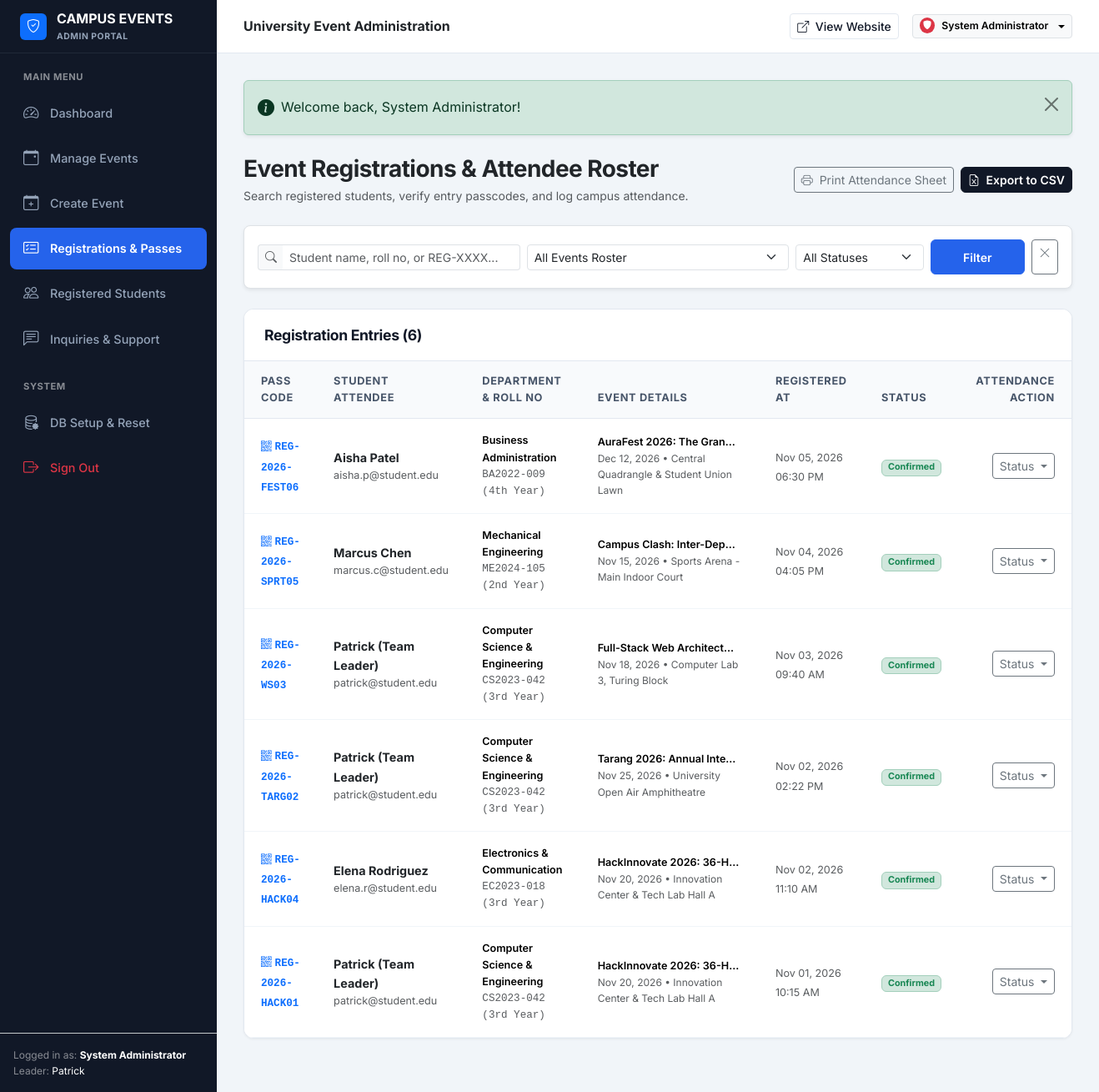
/admin/registrations.php (signed in), run on the app's committed database.
### tables this page shows
CREATE TABLE `users` (
  `id` INT AUTO_INCREMENT PRIMARY KEY,
  `name` VARCHAR(100) NOT NULL,
  `email` VARCHAR(150) NOT NULL UNIQUE,
  `password` VARCHAR(255) NOT NULL,
  `role` ENUM('admin', 'student') NOT NULL DEFAULT 'student',
  `roll_no` VARCHAR(50) DEFAULT NULL,
  `phone` VARCHAR(20) DEFAULT NULL,
  `department` VARCHAR(100) DEFAULT NULL,
  `year_of_study` VARCHAR(20) DEFAULT NULL,
  `avatar` VARCHAR(255) DEFAULT NULL,
  `status` ENUM('active', 'inactive') NOT NULL DEFAULT 'active',
  `created_at` TIMESTAMP DEFAULT CURRENT_TIMESTAMP
);

CREATE TABLE `registrations` (
  `id` INT AUTO_INCREMENT PRIMARY KEY,
  `event_id` INT NOT NULL,
  `user_id` INT NOT NULL,
  `registration_code` VARCHAR(50) NOT NULL UNIQUE,
  `registered_at` TIMESTAMP DEFAULT CURRENT_TIMESTAMP,
  `status` ENUM('confirmed', 'cancelled', 'attended') NOT NULL DEFAULT 'confirmed',
  `notes` TEXT DEFAULT NULL,
  `attended_at` DATETIME DEFAULT NULL,
  CONSTRAINT `fk_reg_event` FOREIGN KEY (`event_id`) REFERENCES `events` (`id`) ON DELETE CASCADE,
  CONSTRAINT `fk_reg_user` FOREIGN KEY (`user_id`) REFERENCES `users` (`id`) ON DELETE CASCADE,
  CONSTRAINT `unique_user_event` UNIQUE (`user_id`, `event_id`),
  INDEX `idx_reg_code` (`registration_code`)
);

CREATE TABLE `events` (
  `id` INT AUTO_INCREMENT PRIMARY KEY,
  `category_id` INT NOT NULL,
  `title` VARCHAR(255) NOT NULL,
  `slug` VARCHAR(255) NOT NULL UNIQUE,
  `short_description` VARCHAR(300) NOT NULL,
  `description` TEXT NOT NULL,
  `banner_image` VARCHAR(255) DEFAULT NULL,
  `event_date` DATE NOT NULL,
  `start_time` TIME NOT NULL,
  `end_time` TIME DEFAULT NULL,
  `venue` VARCHAR(150) NOT NULL,
  `registration_deadline` DATE NOT NULL,
  `total_seats` INT NOT NULL DEFAULT 100,
  `available_seats` INT NOT NULL DEFAULT 100,
  `price` DECIMAL(10, 2) NOT NULL DEFAULT 0.00,
  `status` ENUM('published', 'draft', 'completed', 'cancelled') NOT NULL DEFAULT 'published',
  `is_featured` TINYINT(1) NOT NULL DEFAULT 0,
  `coordinator_name` VARCHAR(100) NOT NULL,
  `coordinator_email` VARCHAR(150) NOT NULL,
  `coordinator_phone` VARCHAR(20) NOT NULL,
  `created_by` INT DEFAULT NULL,
  `created_at` TIMESTAMP DEFAULT CURRENT_TIMESTAMP,
  `updated_at` TIMESTAMP DEFAULT CURRENT_TIMESTAMP ON UPDATE CURRENT_TIMESTAMP,
  CONSTRAINT `fk_events_category` FOREIGN KEY (`category_id`) REFERENCES `categories` (`id`) ON DELETE CASCADE,
  CONSTRAINT `fk_events_creator` FOREIGN KEY (`created_by`) REFERENCES `users` (`id`) ON DELETE SET NULL,
  INDEX `idx_event_date` (`event_date`),
  INDEX `idx_status` (`status`),
  INDEX `idx_featured` (`is_featured`)
);

### admin/registrations.php (the view, shortened to what the rows shown need)
<?php
require_once __DIR__ . '/../../includes/functions.php';
require_admin();
$db = getDB();
$sql = "
    SELECT r.*,
           u.name AS student_name, u.email AS student_email, u.roll_no, u.department, u.year_of_study, u.phone AS student_phone,
           e.title AS event_title, e.event_date, e.start_time, e.venue
    FROM registrations r
    JOIN users u ON r.user_id = u.id
    JOIN events e ON r.event_id = e.id
    WHERE 1=1
";
$params = [];
$sql .= " ORDER BY r.registered_at DESC";
$stmt = $db->prepare($sql);
$stmt->execute($params);
$registrations = $stmt->fetchAll();
require_once __DIR__ . '/includes/admin_header.php';
?>
<div class="d-flex flex-column flex-md-row justify-content-between align-items-md-center gap-3 mb-4">
    <div>
        <h1 class="h3 fw-bold text-dark mb-1">Event Registrations &amp; Attendee Roster</h1>
    </div>
</div>
<div class="admin-card">
    <div class="table-responsive">
        <table class="table table-custom align-middle">
            <thead>
                <tr>
                    <th>Pass Code</th>
                    <th>Student Attendee</th>
                    <th>Department &amp; Roll No</th>
                    <th>Event Details</th>
                    <th>Registered At</th>
                    <th>Status</th>
                    <th class="text-end d-print-none">Attendance Action</th>
                </tr>
            </thead>
            <tbody>
                <?php if (!empty($registrations)): ?>
                    <?php foreach ($registrations as $r): ?>
                        <tr>
                            <td>
                                <a href="<?= BASE_URL ?>ticket.php?code=<?= urlencode($r['registration_code']) ?>" target="_blank" class="font-monospace fw-bold small text-primary text-decoration-none">
                                    <i class="bi bi-qr-code me-1"></i><?= htmlspecialchars($r['registration_code']) ?>
                                </a>
                            </td>
                            <td>
                                <div class="fw-bold text-dark"><?= htmlspecialchars($r['student_name']) ?></div>
                                <div class="small text-muted"><?= htmlspecialchars($r['student_email']) ?></div>
                            </td>
                            <td>
                                <div class="small fw-semibold"><?= htmlspecialchars($r['department'] ?: 'General') ?></div>
                                <div class="small text-muted font-monospace"><?= htmlspecialchars($r['roll_no'] ?: 'N/A') ?> (<?= htmlspecialchars($r['year_of_study'] ?: '') ?>)</div>
                            </td>
                            <td>
                                <div class="small fw-semibold text-truncate" style="max-width: 170px;">
                                    <?= htmlspecialchars($r['event_title']) ?>
                                </div>
                                <div class="text-muted" style="font-size: 0.75rem;">
                                    <?= format_date($r['event_date']) ?> • <?= htmlspecialchars($r['venue']) ?>
                                </div>
                            </td>
                            <td>
                                <span class="small text-muted"><?= format_date($r['registered_at'], 'M d, Y h:i A') ?></span>
                            </td>
                            <td>
                                <?php if ($r['status'] === 'confirmed'): ?>
                                    <span class="badge bg-success-subtle text-success border border-success-subtle">Confirmed</span>
                                <?php elseif ($r['status'] === 'attended'): ?>
                                    <span class="badge bg-primary-subtle text-primary border border-primary-subtle">Attended</span>
                                <?php else: ?>
                                    <span class="badge bg-danger-subtle text-danger border border-danger-subtle">Cancelled</span>
                                <?php endif; ?>
                            </td>
                            <td class="text-end d-print-none">
                                <form method="POST" action="registrations.php<?= !empty($_SERVER['QUERY_STRING']) ? '?' . htmlspecialchars($_SERVER['QUERY_STRING']) : '' ?>" class="d-inline">
                                    <div class="dropdown d-inline-block">
                                        <button class="btn btn-outline-secondary btn-sm dropdown-toggle" type="button" data-bs-toggle="dropdown">
                                            Status
                                        </button>
                                    </div>
                                </form>
                            </td>
                        </tr>
                    <?php endforeach; ?>
                <?php endif; ?>
            </tbody>
        </table>
    </div>
</div>
<?php require_once __DIR__ . '/includes/admin_footer.php'; ?>

### admin/includes/admin_header.php (shortened to what the rows shown need)
<?php
require_once __DIR__ . '/../../includes/functions.php';
$currentUser = current_user();
?>
<!DOCTYPE html>
<html lang="en">
<head>
    <link href="https://cdn.jsdelivr.net/npm/bootstrap@5.3.3/dist/css/bootstrap.min.css" rel="stylesheet">
    <link rel="stylesheet" href="https://cdn.jsdelivr.net/npm/bootstrap-icons@1.11.3/font/bootstrap-icons.min.css">
    <link rel="stylesheet" href="<?= BASE_URL ?>assets/css/admin.css">
    <link rel="stylesheet" href="<?= BASE_URL ?>assets/css/style.css">
</head>
<body class="admin-body">
<div class="admin-wrapper">
    <?php require_once __DIR__ . '/admin_sidebar.php'; ?>
    <div class="admin-main">
        <header class="admin-header">
            <div class="d-flex align-items-center gap-3">
                <div class="dropdown">
                    <button class="btn btn-light btn-sm border dropdown-toggle d-flex align-items-center gap-2" type="button" data-bs-toggle="dropdown" aria-expanded="false">
                        <span class="badge bg-danger text-white rounded-circle p-1">
                            <i class="bi bi-shield-fill"></i>
                        </span>
                        <span class="fw-semibold small"><?= htmlspecialchars($currentUser['name']) ?></span>
                    </button>
                </div>
            </div>
        </header>
        <div class="admin-content">

### admin/includes/admin_sidebar.php (shortened to what the rows shown need)
<aside class="admin-sidebar">
    <div class="p-3 border-top border-secondary-subtle mt-auto small text-white-50" style="font-size: 0.75rem;">
        <div>Logged in as: <strong class="text-white"><?= htmlspecialchars($currentUser['name']) ?></strong></div>
    </div>
</aside>

### data on the page
users: name "System Administrator"
registrations: registration_code "REG-2026-FEST06", user.name "Aisha Patel", user.email "aisha.p@student.edu", user.department "Business Administration", user.roll_no "BA2022-009", user.year_of_study "4th Year", event.title "AuraFest 2026: The Gran…", event.event_date "Dec 12, 2026", event.venue "Central Quadrangle & Student Union Lawn", registered_at "Nov 05, 2026 06:30 PM", status "Confirmed"
registrations: registration_code "REG-2026-SPRT05", user.name "Marcus Chen", user.email "marcus.c@student.edu", user.department "Mechanical Engineering", user.roll_no "ME2024-105", user.year_of_study "2nd Year", event.title "Campus Clash: Inter-Dep…", event.event_date "Nov 15, 2026", event.venue "Sports Arena - Main Indoor Court", registered_at "Nov 04, 2026 04:05 PM", status "Confirmed"
registrations: registration_code "REG-2026-WS03", user.name "Patrick (Team Leader)", user.email "patrick@student.edu", user.department "Computer Science & Engineering", user.roll_no "CS2023-042", user.year_of_study "3rd Year", event.title "Full-Stack Web Architect…", event.event_date "Nov 18, 2026", event.venue "Computer Lab 3, Turing Block", registered_at "Nov 03, 2026 09:40 AM", status "Confirmed"
registrations: registration_code "REG-2026-TARG02", user.name "Patrick (Team Leader)", user.email "patrick@student.edu", user.department "Computer Science & Engineering", user.roll_no "CS2023-042", user.year_of_study "3rd Year", event.title "Tarang 2026: Annual Inte…", event.event_date "Nov 25, 2026", event.venue "University Open Air Amphitheatre", registered_at "Nov 02, 2026 02:22 PM", status "Confirmed"
registrations: registration_code "REG-2026-HACK04", user.name "Elena Rodriguez", user.email "elena.r@student.edu", user.department "Electronics & Communication", user.roll_no "EC2023-018", user.year_of_study "3rd Year", event.title "HackInnovate 2026: 36-H…", event.event_date "Nov 20, 2026", event.venue "Innovation Center & Tech Lab Hall A", registered_at "Nov 02, 2026 11:10 AM", status "Confirmed"
registrations: registration_code "REG-2026-HACK01", user.name "Patrick (Team Leader)", user.email "patrick@student.edu", user.department "Computer Science & Engineering", user.roll_no "CS2023-042", user.year_of_study "3rd Year", event.title "HackInnovate 2026: 36-H…", event.event_date "Nov 20, 2026", event.venue "Innovation Center & Tech Lab Hall A", registered_at "Nov 01, 2026 10:15 AM", status "Confirmed"

### other printed values
APP_NAME "CAMPUS EVENTS"
TEAM_LEADER "Patrick"
$flash['message'] "Welcome back, System Administrator!"
count($registrations) "6"
